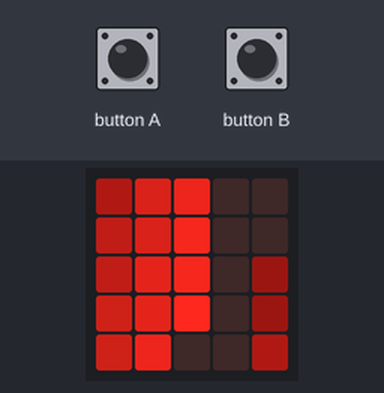
A program run on a simulated BBC micro:bit running MicroPython. On the bench: the board's 5×5 LED display. The test bench sets the inputs (shaded band).

Above: at 1.2 s.
1.3 s: button A pressed for 1 s
At 1.65 s:
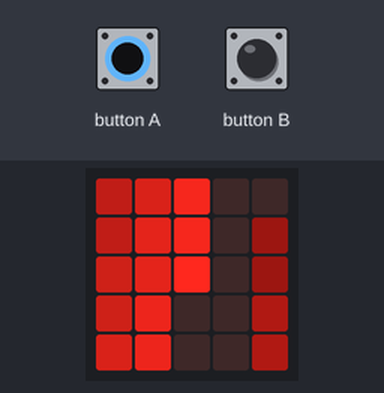
2.9 s: button B pressed for 3.2 s
At 5.16 s:
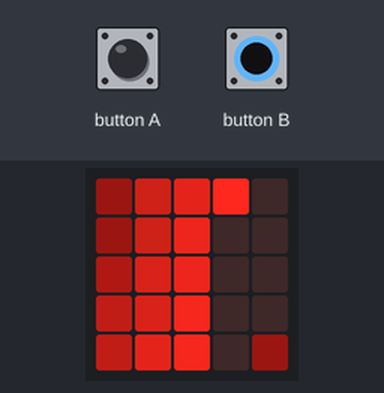
9.1 s: button A pressed for 0.15 s
At 9.25 s:
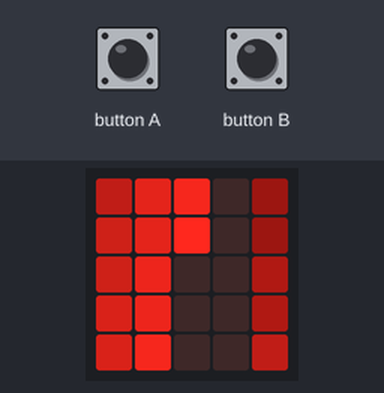
9.8 s: button B pressed for 1 s
At 10.56 s:
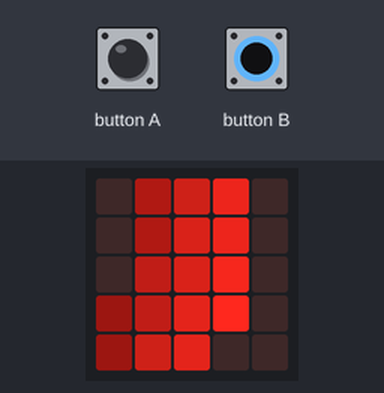

Measured:
- after the input at 1.3 s, the display: changes after 0.21 s (image 1)
- after the input at 9.1 s, the display: changes at once (image 3)
- after the input at 9.8 s, the display: changes after 0.60 s (image 4)

The program:

phosphor2.py
```python
from microbit import button_a, button_b, display, sleep

# I need to keep my own brightess values
brightness = [[0 for _ in range(5)] for _ in range(5)]

delay = 20


def fade(brightness):
    for x in range(5):
        for y in range(5):
            if brightness[x][y] > 0:
                brightness[x][y] -= .5
            elif brightness[x][y] < 0:
                brightness[x][y] = 0
            display.set_pixel(x, y, int(brightness[x][y]))

while True:
    for x in range(5):
        for y in range(5):
            fade(brightness)
            if button_a.is_pressed():
                delay += 1
            elif delay > 0 and button_b.is_pressed():
                delay -= 1
            brightness[x][y] = 9
            display.set_pixel(x, y, 9)
            for _ in range(delay):
                sleep(1)
```
